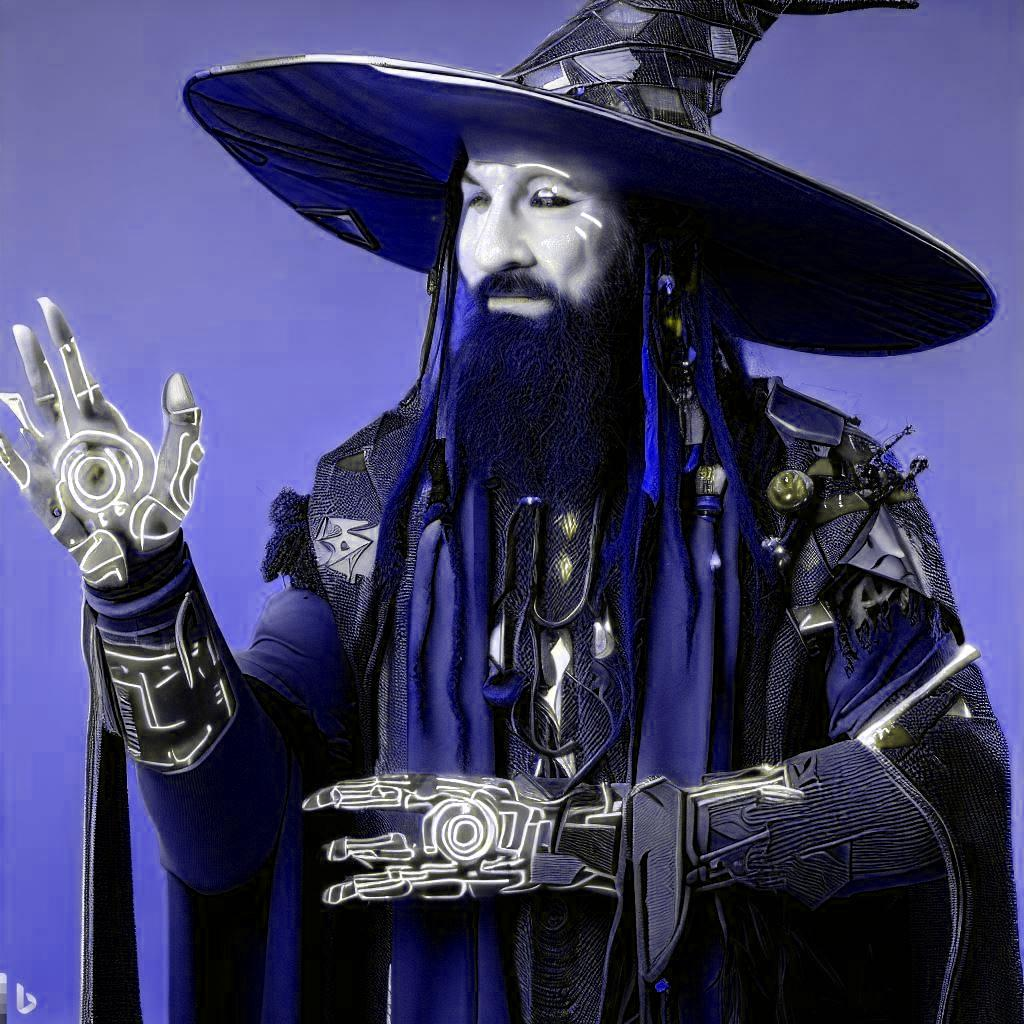

Generate this figure with Python:
from PIL import Image
import os

# obtém o diretório atual
current_dir = os.getcwd()
print("O diretório atual é:", current_dir)
# carrega a imagem
image = Image.open(current_dir+"\image.jpg")

# obtém as dimensões da imagem
width, height = image.size

# percorre todos os pixels da imagem e muda a cor azul para vermelho
for x in range(width):
    for y in range(height):
        # obtém o valor RGB do pixel atual
        r, g, b = image.getpixel((x, y))
        
        
        #if r >200 and g > 200  and b >200:
        image.putpixel((x, y), (b,b,g ))

# salva a imagem modificada
image.save(current_dir+"\image12.jpg")
